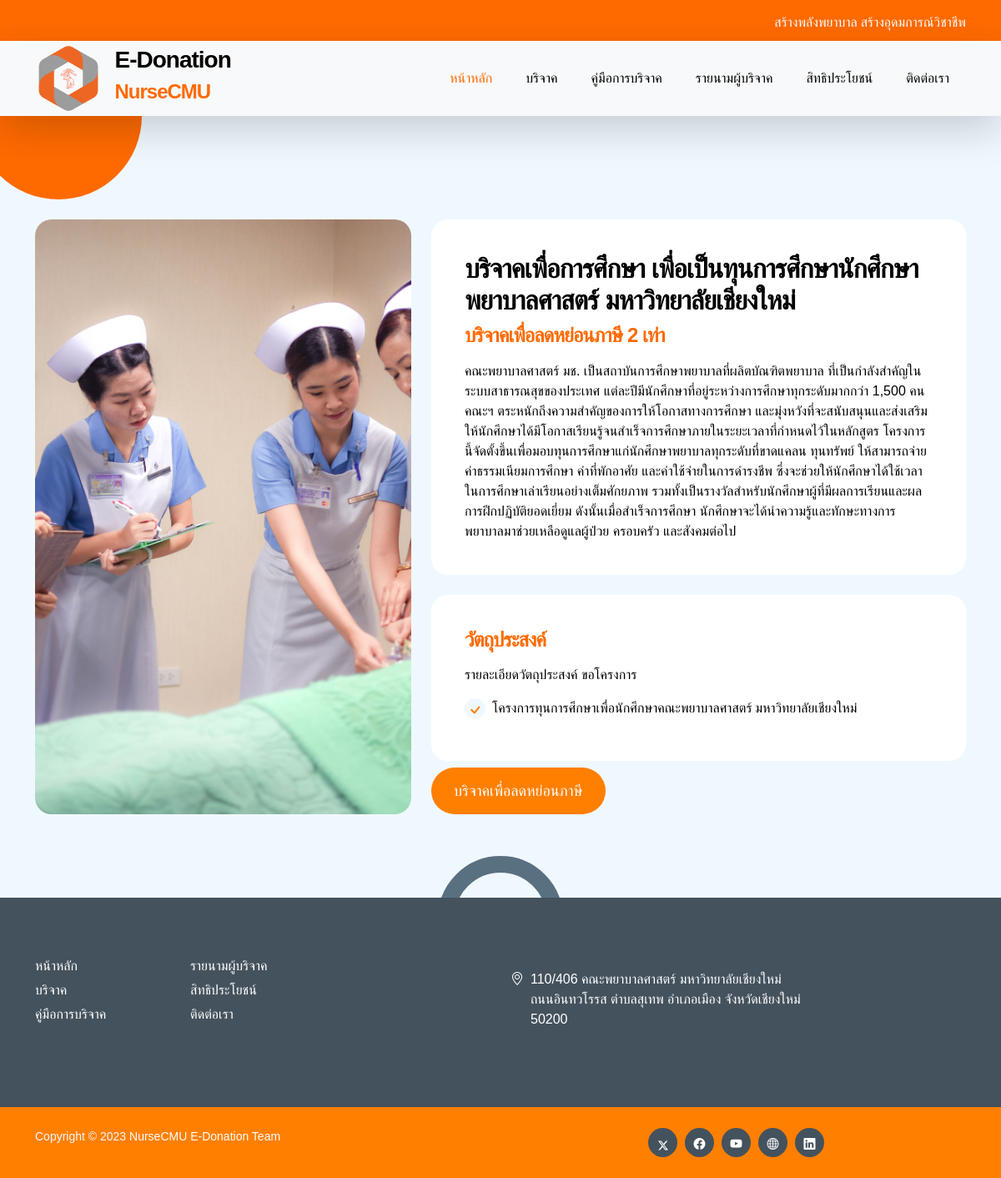
The page /th/details?id=1 on the database its author committed.
### tables this page shows
CREATE TABLE `project_th` (
  `id` int(11) NOT NULL,
  `edo_pro_id` varchar(10) NOT NULL,
  `edo_name` varchar(255) NOT NULL COMMENT 'ชื่อโครงการ',
  `edo_description` varchar(255) NOT NULL COMMENT 'ชื่อแสดงในใบเสร็จ',
  `edo_objective` varchar(255) NOT NULL COMMENT 'ชื่อแสดงในใบอนุโม',
  `edo_details` text NOT NULL COMMENT 'รายละเอียดโครงการแสดงหน้าเว็บ',
  `edo_details_objective1` text NOT NULL COMMENT 'วัตถุประสงค์แสดงหน้าเว็บ',
  `edo_details_objective2` text NOT NULL COMMENT 'วัตถุประสงค์แสดงหน้าเว็บ',
  `edo_details_objective3` text NOT NULL COMMENT 'วัตถุประสงค์แสดงหน้าเว็บ',
  `edo_details_objective4` text NOT NULL COMMENT 'วัตถุประสงค์แสดงหน้าเว็บ',
  `edo_tex` varchar(255) NOT NULL,
  `img_file` varchar(255) NOT NULL COMMENT 'รูปโครงการ',
  `img_banner` varchar(255) NOT NULL COMMENT 'รูปลดหย่อนในโครงการ',
  `dateCreate` timestamp NOT NULL DEFAULT current_timestamp() ON UPDATE current_timestamp()
);

### th/details.php (the view, shortened to what this page needs)
<!doctype html>
<html lang="en">
<?php require_once 'config_th/head.php'; ?>
<body id="section_1">
    <?php require_once 'config_th/header.php';
    require_once 'config_th/nav.php'; ?>
    <main>
        <section class="cta-section section-padding section-bg">
            <br>
            <div class="container">
                <div class="row">
                    <?php
                    if (isset($_GET['id'])) {
                        require_once 'config_th/connection.php';
                        $stmt = $conn->prepare("SELECT * FROM project_th WHERE id=?");
                        $stmt->execute([$_GET['id']]);
                        $row = $stmt->fetch(PDO::FETCH_ASSOC);
                        if ($row) {
                            $imageURL = "../images/causes/" . $row['img_file'];
                    ?>
                            <div class="col-lg-5 col-12 mb-5 mb-lg-0">
                                <img src="<?= $imageURL; ?>" class="custom-text-box-image img-fluid" alt="">
                            </div>
                    <?php
                        }
                    }
                    ?>
                    <div class="col-lg-7 col-12">
                        <div class="custom-text-box">
                            <h3 class="mb-2"><?= $row['edo_name']; ?></h3>
                            <h5 class="mb-3"><?= $row['edo_tex']; ?></h5>
                            <p class="mb-0"><?= $row['edo_details']; ?></p>
                        </div>
                        <div class="row">
                            <div class="col-lg-12 col-md-12 col-12">
                                <div class="custom-text-box mb-lg-0">
                                    <h5 class="mb-3">วัตถุประสงค์</h5>
                                    <p>รายละเอียดวัตถุประสงค์ ขอโครงการ</p>
                                    <ul class="custom-list mt-2">
                                        <?php if (!empty($row['edo_details_objective1'])) : ?>
                                            <li class="custom-list-item d-flex">
                                                <i class="bi-check custom-text-box-icon me-2"></i>
                                                <?= $row['edo_details_objective1']; ?>
                                            </li>
                                        <?php endif; ?>
                                    </ul>
                                </div>
                            </div>
                        </div>
                        <div class="col-lg-12 col-12">
                            <a href="donat?id=<?= $row['id']; ?>" class="custom-btn btn smoothscroll">บริจาคเพื่อลดหย่อนภาษี</a>
                        </div>
                    </div>
                </div>
            </div>
        </section>
    </main>
    <?php require_once('config_th/footer.php'); ?>
</body>
</html>

### css/templatemo-kind-heart-charity.css (style rules this page uses)
:root { --white-color: #ffffff; --primary-color: #ff6a00; --secondary-color: #ff7f00; --section-bg-color: #f0f8ff; --site-footer-bg-color: #44525d; --custom-btn-bg-color: #597081; --custom-btn-bg-hover-color: #ff6a00; --dark-color: #000000; --p-color: #000000; --border-color: #e9eaeb; --body-font-family: 'IBM Plex Sans Thai', sans-serif; --h1-font-size: 52px; --h2-font-size: 46px; --h3-font-size: 32px; --h4-font-size: 28px; --h5-font-size: 24px; --h6-font-size: 22px; --p-font-size: 16px; --btn-font-size: 18px; --copyright-font-size: 14px; --border-radius-large: 100px; --border-radius-medium: 20px; --border-radius-small: 10px; --font-weight-light: 300; --font-weight-normal: 400; --font-weight-semibold: 600; --font-weight-bold: 700; }
body { background-color: var(--white-color); font-family: var(--body-font-family); }
h2, h3, h4, h5, h6 { color: var(--dark-color); }
h1, h2, h3, h4, h5, h6 { font-weight: var(--font-weight-semibold); letter-spacing: -1px; }
h3 { font-size: var(--h3-font-size); }
h5 { color: var(--primary-color); font-size: var(--h5-font-size); }
p { color: var(--p-color); font-size: var(--p-font-size); font-weight: var(--font-weight-light); }
ul li { color: var(--p-color); font-size: var(--p-font-size); font-weight: var(--font-weight-normal); }
a, button { touch-action: manipulation; transition: all 0.3s; }
a { color: var(--p-color); text-decoration: none; }
.section-padding { padding-top: 100px; padding-bottom: 100px; }
.section-bg { background-color: var(--section-bg-color); }
.custom-list { margin-bottom: 0; padding-left: 0; }
.custom-list-item { list-style: none; margin-top: 10px; margin-bottom: 10px; }
.custom-text-box { background: var(--white-color); border-radius: var(--border-radius-medium); margin-bottom: 24px; padding: 40px; }
.custom-text-box-image { border-radius: var(--border-radius-medium); width: 100%; height: 100%; object-fit: cover; }
.custom-text-box-icon { background: var(--section-bg-color); border-radius: var(--border-radius-large); color: var(--secondary-color); font-size: var(--h6-font-size); text-align: center; display: inline-block; vertical-align: middle; width: 25px; height: 25px; line-height: 30px; }
.custom-btn { background: var(--secondary-color); border: 2px solid transparent; border-radius: var(--border-radius-large); color: var(--white-color); font-size: var(--btn-font-size); font-weight: var(--font-weight-normal); line-height: normal; padding: 15px 25px; }
.cta-section { position: relative; overflow: hidden; }
.cta-section::before { content: ""; background-color: var(--primary-color); border-radius: 50%; position: absolute; top: -100px; left: -30px; margin: auto; width: 200px; height: 200px; }
.cta-section::after { content: ""; border: 20px solid var(--custom-btn-bg-color); border-radius: 50%; position: absolute; bottom: -100px; right: 0; left: 0; margin: auto; width: 150px; height: 150px; }

### rows shown on the page
project_th: img_file (picture), edo_name "บริจาคเพื่อการศึกษา เพื่อเป็นทุนการศึกษานักศึกษาพยาบาลศาสตร์ มหาวิทยาลัยเชียงใหม่", edo_tex "บริจาคเพื่อลดหย่อนภาษี 2 เท่า", edo_details "คณะพยาบาลศาสตร์ มช. เป็นสถาบันการศึกษาพยาบาลที่ผลิตบัณฑิตพยาบาล ที่เป็นกำลังสำคัญในระบบสาธารณสุขของประเทศ แต่ละปีมีนักศึกษาที่อยู่ระหว่างการศึกษาทุกระดับมากกว่า 1,500 คน คณะฯ ตระหนักถึงความสำคัญของการให้โอกาสทางการศึกษา และมุ่งหวังที่จะสนับสนุนและส่งเสริมให้นักศึกษาได้มีโอกาสเรียนรู้จนสำเร็จการศึกษาภายในระยะเวลาที่กำหนดไว้ในหลักสูตร โครงการนี้จัดตั้งขึ้นเพื่อมอบทุนการศึกษาแก่นักศึกษาพยาบาลทุกระดับที่ขาดแคลน ทุนทรัพย์ ให้สามารถจ่ายค่าธรรมเนียมการศึกษา ค่าที่พักอาศัย และค่าใช้จ่ายในการดำรงชีพ ซึ่งจะช่วยให้นักศึกษาได้ใช้เวลาในการศึกษาเล่าเรียนอย่างเต็มศักยภาพ รวมทั้งเป็นรางวัลสำหรับนักศึกษาผู้ที่มีผลการเรียนและผลการฝึกปฏิบัติยอดเยี่ยม ดังนั้นเมื่อสำเร็จการศึกษา…", edo_details_objective1 "โครงการทุนการศึกษาเพื่อนักศึกษาคณะพยาบาลศาสตร์ มหาวิทยาลัยเชียงใหม่"
